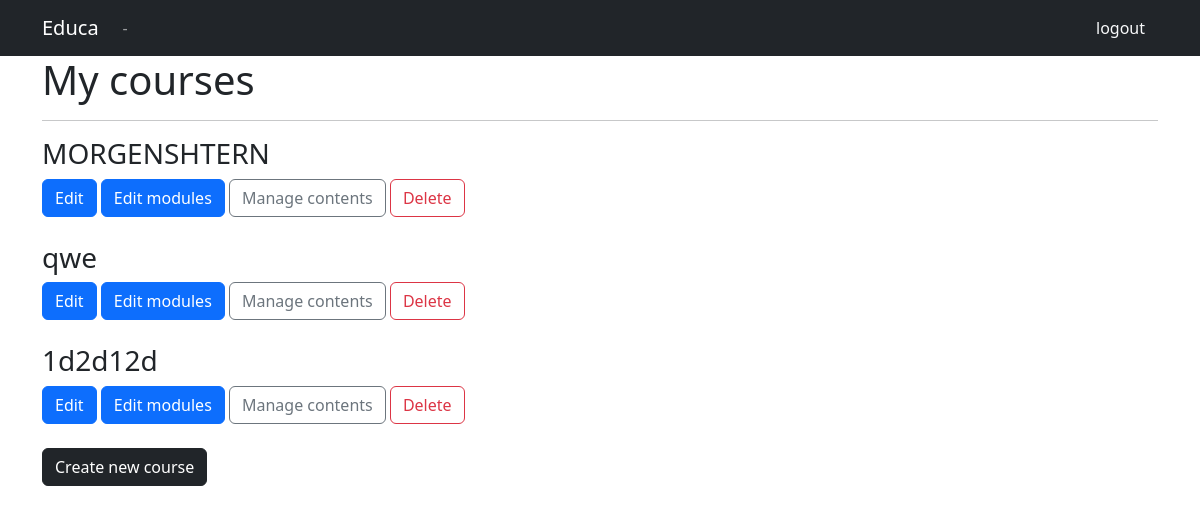
The app's page /course/mine/ (signed in) with its own data.
### courses/models.py (models this page shows, shortened)
class Course(models.Model):
    owner = models.ForeignKey(User, related_name='courses_created', on_delete=models.CASCADE)
    subject = models.ForeignKey(Subject, related_name='courses', on_delete=models.CASCADE)
    title = models.CharField(max_length=200)
    slug = models.SlugField(max_length=200, unique=True)
    overview = models.TextField()
    created = models.DateTimeField(auto_now_add=True)
    students = models.ManyToManyField(User, related_name='courses_joined', blank=True)
    class Meta:
        ordering = ['-created']

### courses/views.py (the view)
# urls.py: path('mine/', views.ManageCourseListView.as_view(), name='manage_course_list'),
class ManageCourseListView(OwnerCourseMixin, ListView):
    template_name = 'courses/manage/course/list.html'

### courses/views.py (called while the page is built)
    def get_queryset(self):
        qs = super(OwnerMixin, self).get_queryset()
        return qs.filter(owner=self.request.user)

### courses/templates/courses/manage/course/list.html (shortened to what this page needs)
{% extends "base.html" %}
{% block content %}
    <div class="container">
        <h1>My courses</h1><hr>
        {% for course in object_list %}
            <div class="pb-4 float-top">
                <h3>{{ course.title }}</h3>
                    <a href="{% url "course_edit" course.id %}" class="btn btn-primary">Edit</a>
                    <a href="{% url "course_module_update" course.id %}" class="btn btn-primary">Edit modules</a>
                    {% if course.modules.count > 0 %}
                        <a href="{% url "module_content_list" course.modules.first.id %}" class="btn btn-outline-secondary"> Manage contents</a>
                    {% endif %}
                <a href="{% url "course_delete" course.id %}" class="btn btn-outline-danger">Delete</a>
            </div>
            {% empty %}
            <p>You haven't created any courses yet.</p>
        {% endfor %}
        <a href="{% url "course_create" %}" class="btn btn-dark">Create new course</a>
    </div>
{% endblock %}

### courses/templates/base.html (style rules this page uses)
a { text-decoration: none; }

### records on screen
Course: title "MORGENSHTERN", shows "Manage contents"
Course: title "qwe", shows "Manage contents"
Course: title "1d2d12d", shows "Manage contents"
